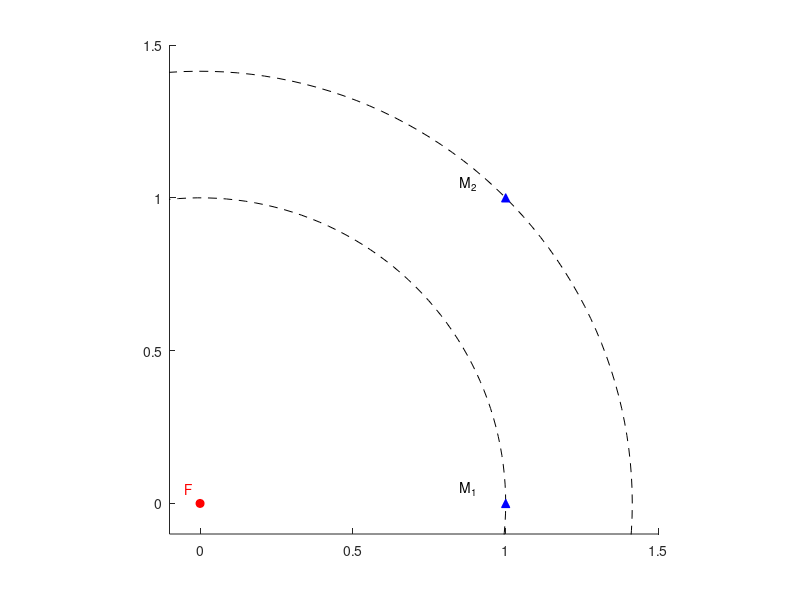

Write the MATLAB code that produced this figure.
close all;clearvars;clc
% Figura 1: TOA (Time of Arrival)
figure;
hold on; axis equal;
axis([-0.1 1.5 -0.1 1.5]);

% Fonte sonora (impacto)
source = [0, 0];
plot(source(1), source(2), 'ro', 'MarkerSize', 6, 'MarkerFaceColor','r');
text(source(1)-0.05, source(2)+0.05, 'F', 'Color','r');


% Ondas esféricas (propagação do som)
radii = [1,  1.4142];
theta = linspace(0,2*pi,200);
for r = radii
    plot(r*cos(theta), r*sin(theta), 'k--');
end

% Microfones
mic_pos = [1,0; 1,1]; % posições arbitrárias
for i = 1:size(mic_pos,1)
    plot(mic_pos(i,1), mic_pos(i,2), 'b^', 'MarkerSize', 6, 'MarkerFaceColor','b');
    text(mic_pos(i,1)-0.15, mic_pos(i,2)+0.05, sprintf('M_%d', i));
end



hold off;

